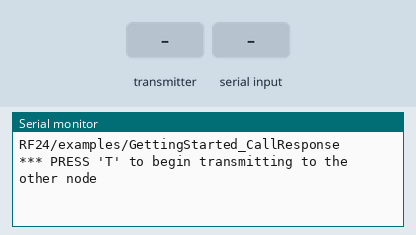
This sketch was run on a simulated Arduino Uno, built with avr-gcc and run on an emulated ATmega328P. Parts: the last lines printed to the serial monitor. Inputs (shaded band) come from the test bench. No radio packets arrive unless stated.

Above: at 1.2 s.
1.3 s: the transmitter starts sending gotByte = 0
At 1.37 s:
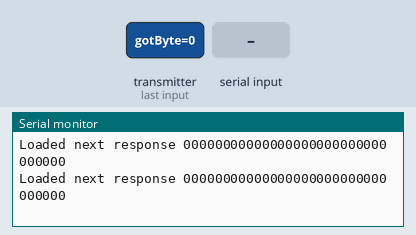
3.2 s: "T" received over Serial
At 3.7 s:
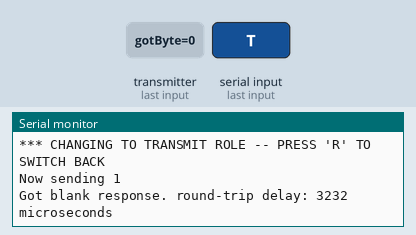
4.7 s: "R" received over Serial
At 5.32 s:
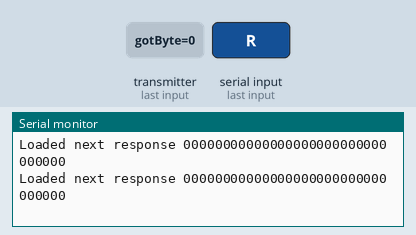

Measured:
- after the input at 1.3 s, the serial monitor: prints a new line at once (image 1)
- after the input at 3.2 s, the serial monitor: prints a new line at once (image 2)
- after the input at 4.7 s, the serial monitor: prints a new line after 0.51 s (image 3)

The sketch:

GettingStarted_CallResponse.ino
```cpp
/*
   Dec 2014 - TMRh20 - Updated
   Derived from examples by J. Coliz <maniacbug@ymail.com>
*/
/**
 * Example for efficient call-response using ack-payloads
 *
 * This example continues to make use of all the normal functionality of the radios including
 * the auto-ack and auto-retry features, but allows ack-payloads to be written optionlly as well.
 * This allows very fast call-response communication, with the responding radio never having to
 * switch out of Primary Receiver mode to send back a payload, but having the option to switch to
 * primary transmitter if wanting to initiate communication instead of respond to a commmunication.
 */

#include <SPI.h>
#include <printf.h>
#include "RF24.h"

/****************** User Config ***************************/
/***      Set this radio as radio number 0 or 1         ***/
bool radioNumber = 0;

// Set up the nRF24L01 radio on SPI bus
// First argument is for the chip enable pin
// Second argument is for the chip select pin
RF24 radio(9,10);

// Radio pipe addresses for the 2 nodes to communicate.
byte addresses[][6] = { "1Node", "2Node" };

// The various roles supported by this sketch
typedef enum {
  role_ping_out = 1,
  role_pong_back
}
role_e;

// The debug-friendly names of those roles
const char* role_friendly_name[] = { "invalid", "Ping out", "Pong back"};

// The current role. Default to receive
role_e role = role_pong_back;

// A single byte to keep track of the data being sent back and forth
byte counter = 1;


void setup() {

  Serial.begin(115200);
  printf_begin();
  Serial.println(F("RF24/examples/GettingStarted_CallResponse"));
  Serial.println(F("*** PRESS 'T' to begin transmitting to the other node"));

  // Setup and configure radio
  radio.begin();
//  while (!radio.begin()) {
//    Serial.println(F("Failed to start the radio..."));
//    delay(1000);
//  }

  // Allow optional ack payloads
  radio.enableAckPayload();

  // Ack payloads are dynamic payloads
  radio.enableDynamicPayloads();

//  if (radioNumber) {
//    // Both radios listen on the same pipes by default, but opposite addresses
//    radio.openWritingPipe(addresses[1]);
//    // Open a reading pipe on address 0, pipe 1
//    radio.openReadingPipe(1, addresses[0]);
//  }
//  else {
    radio.openWritingPipe(addresses[0]);
    radio.openReadingPipe(1, addresses[1]);
//  }

  // Make the radio start listening
  radio.startListening();

  // Pre-load an ack-paylod into the FIFO buffer for pipe 1
  radio.writeAckPayload(1, &counter, 1);
  radio.printDetails();
}

void pingOut() {
  byte gotByte;                                           // Initialize a variable for the incoming response

  radio.stopListening();                                  // First, stop listening so we can talk.
  Serial.print(F("Now sending "));                         // Use a simple byte counter as payload
  Serial.println(counter);

  // Get the current time in microseconds
  unsigned long time = micros();

  // Send the counter variable to the other radio
  if (radio.write(&counter, 1)) {
    // If nothing in the buffer, we got an ack but it is blank
    if (!radio.available()) {
        Serial.print(F("Got blank response. round-trip delay: "));
        Serial.print(micros() - time);
        Serial.println(F(" microseconds"));
    }
    else {
      // If an ack with payload was received
      while (radio.available()) {
        // Read it, and display the response time
        radio.read( &gotByte, 1);

        // Get the time to compute the round trip delay
        unsigned long timer = micros();

        Serial.print(F("Got response "));
        Serial.print(gotByte);
        Serial.print(F(" round-trip delay: "));
        Serial.print(timer-time);
        Serial.println(F(" microseconds"));
        counter++;                                  // Increment the counter variable
      }
    }

  }
  // If no ack response, sending failed
  else {
    Serial.println(F("Sending failed."));
  }
}

void pongBack() {
  byte pipeNo, gotByte[32];                          // Declare variables for the pipe and the byte received
  memset(gotByte, 0, 32);
  // Read all available payloads
  while (radio.available(&pipeNo)) {
    radio.read(&gotByte, 32);
                                                 // Since this is a call-response. Respond directly with an ack payload.
    //gotByte += 1;                                // Ack payloads are much more efficient than switching to transmit mode to respond to a call
    radio.writeAckPayload(pipeNo, &gotByte, 1);  // This can be commented out to send empty payloads.
    Serial.print(F("Loaded next response "));
    int i = 0;
    for (; i < 32; ++i) {
      Serial.print(gotByte[i]);
    }
    Serial.println("");
  }
}

void checkForRoleChange() {
  if (Serial.available()) {
    char c = toupper(Serial.read());
    if (c == 'T' && role == role_pong_back) {
      Serial.println(F("*** CHANGING TO TRANSMIT ROLE -- PRESS 'R' TO SWITCH BACK"));
      role = role_ping_out;  // Become the primary transmitter (ping out)
      counter = 1;
    }
    else if (c == 'R' && role == role_ping_out) {
      Serial.println(F("*** CHANGING TO RECEIVE ROLE -- PRESS 'T' TO SWITCH BACK"));
      role = role_pong_back; // Become the primary receiver (pong back)
      radio.startListening();
      counter = 1;
      radio.writeAckPayload(1, &counter, 1);
    }
  }
}

void loop(void) {

  // ping out role
  if (role == role_ping_out) {
    pingOut();
    // Try again in 1 second
    delay(1000);
  }

  // pong back role
  if ( role == role_pong_back ) {
    pongBack();
  }


/****************** Change Roles via Serial Commands ***************************/
  checkForRoleChange();
}
```
